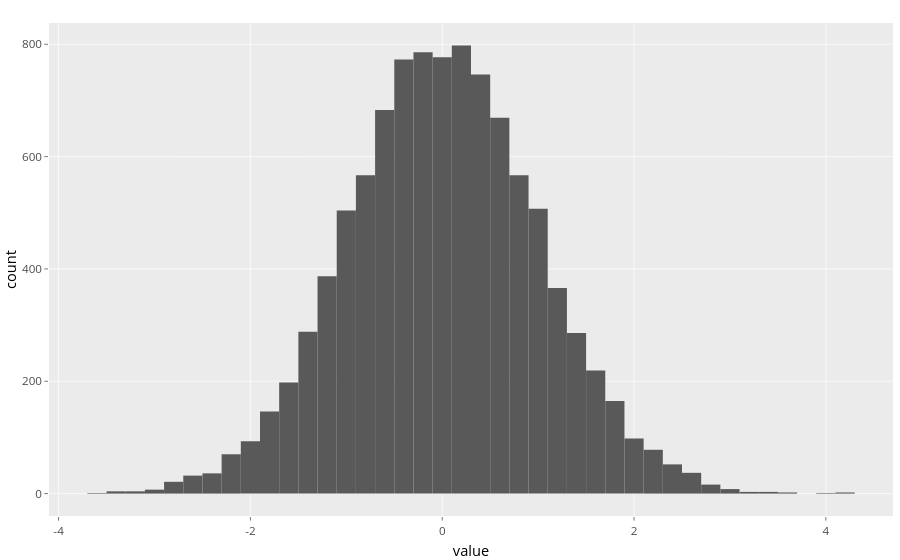

Source (notebook cell):
### Code cell
ggplotly(g)

### Figure 1 — Plotly figure (JSON) as saved in the notebook; plotly's stock layout.template omitted (floating-point values rounded to 4 significant figures)
{"data": [{"base": [0, 0, 0, 0, 0, 0, 0, 0, 0, 0, 0, 0, 0, 0, 0, 0, 0, 0, 0, 0, 0, 0, 0, 0, 0, 0, 0, 0, 0, 0, 0, 0, 0, 0, 0, 0, 0, 0, 0, 0], "hoverinfo": "text", "marker": {"autocolorscale": false, "color": "rgba(89,89,89,1)", "line": {"color": "transparent", "width": 1.89}}, "orientation": "v", "showlegend": false, "text": ["count:   1<br />value: -3.6", "count:   4<br />value: -3.4", "count:   4<br />value: -3.2", "count:   7<br />value: -3.0", "count:  21<br />value: -2.8", "count:  32<br />value: -2.6", "count:  36<br />value: -2.4", "count:  70<br />value: -2.2", "count:  93<br />value: -2.0", "count: 146<br />value: -1.8", "count: 198<br />value: -1.6", "count: 288<br />value: -1.4", "count: 387<br />value: -1.2", "count: 504<br />value: -1.0", "count: 567<br />value: -0.8", "count: 683<br />value: -0.6", "count: 773<br />value: -0.4", "count: 786<br />value: -0.2", "count: 777<br />value:  0.0", "count: 798<br />value:  0.2", "count: 746<br />value:  0.4", "count: 669<br />value:  0.6", "count: 567<br />value:  0.8", "count: 507<br />value:  1.0", "count: 366<br />value:  1.2", "count: 286<br />value:  1.4", "count: 219<br />value:  1.6", "count: 165<br />value:  1.8", "count:  98<br />value:  2.0", "count:  78<br />value:  2.2", "count:  52<br />value:  2.4", "count:  37<br />value:  2.6", "count:  16<br />value:  2.8", "count:   8<br />value:  3.0", "count:   3<br />value:  3.2", "count:   3<br />value:  3.4", "count:   2<br />value:  3.6", "count:   0<br />value:  3.8", "count:   1<br />value:  4.0", "count:   2<br />value:  4.2"], "textposition": "none", "type": "bar", "width": [0.2, 0.2, 0.2, 0.2, 0.2, 0.2, 0.2, 0.2, 0.2, 0.2, 0.2, 0.2, 0.2, 0.2, 0.2, 0.2, 0.2, 0.2, 0.2, 0.2, 0.2, 0.2, 0.2, 0.2, 0.2, 0.2, 0.2, 0.2, 0.2, 0.2, 0.2, 0.2, 0.2, 0.2, 0.2, 0.2, 0.2, 0.2, 0.2, 0.2], "x": [-3.6, -3.4, -3.2, -3, -2.8, -2.6, -2.4, -2.2, -2, -1.8, -1.6, -1.4, -1.2, -1, -0.8, -0.6, -0.4, -0.2, 0, 0.2, 0.4, 0.6, 0.8, 1, 1.2, 1.4, 1.6, 1.8, 2, 2.2, 2.4, 2.6, 2.8, 3, 3.2, 3.4, 3.6, 3.8, 4, 4.2], "xaxis": "x", "y": [1, 4, 4, 7, 21, 32, 36, 70, 93, 146, 198, 288, 387, 504, 567, 683, 773, 786, 777, 798, 746, 669, 567, 507, 366, 286, 219, 165, 98, 78, 52, 37, 16, 8, 3, 3, 2, 0, 1, 2], "yaxis": "y"}], "layout": {"autosize": true, "barmode": "relative", "font": {"color": "rgba(0, 0, 0, 1)", "family": "", "size": 14.61}, "hovermode": "closest", "legend": {"bgcolor": "rgba(255,255,255,1)", "bordercolor": "transparent", "borderwidth": 1.89, "font": {"color": "rgba(0, 0, 0, 1)", "family": "", "size": 11.69}}, "margin": {"b": 37.26, "l": 43.1, "r": 7.306, "t": 23.31}, "paper_bgcolor": "rgba(255,255,255,1)", "plot_bgcolor": "rgba(235,235,235,1)", "shapes": [{"line": {"linetype": [], "width": 0}, "type": "rect", "x0": 0, "x1": 1, "xref": "paper", "y0": 0, "y1": 1, "yref": "paper"}], "showlegend": false, "xaxis": {"anchor": "y", "automargin": true, "autorange": false, "categoryarray": ["-4", "-2", "0", "2", "4"], "categoryorder": "array", "domain": [0, 1], "gridcolor": "rgba(255,255,255,1)", "gridwidth": 0.6642, "hoverformat": ".2f", "linecolor": {}, "linewidth": 0, "nticks": {}, "range": [-4.1, 4.7], "showgrid": true, "showline": false, "showticklabels": true, "tickangle": 0, "tickcolor": "rgba(51,51,51,1)", "tickfont": {"color": "rgba(77,77,77,1)", "family": "", "size": 11.69}, "ticklen": 3.653, "tickmode": "array", "ticks": "outside", "ticktext": ["-4", "-2", "0", "2", "4"], "tickvals": [-4, -2, 0, 2, 4], "tickwidth": 0.6642, "title": {"font": {"color": "rgba(0, 0, 0, 1)", "family": "", "size": 14.61}, "text": "value"}, "type": "linear", "zeroline": false}, "yaxis": {"anchor": "x", "automargin": true, "autorange": false, "categoryarray": ["0", "200", "400", "600", "800"], "categoryorder": "array", "domain": [0, 1], "gridcolor": "rgba(255,255,255,1)", "gridwidth": 0.6642, "hoverformat": ".2f", "linecolor": {}, "linewidth": 0, "nticks": {}, "range": [-39.9, 837.9], "showgrid": true, "showline": false, "showticklabels": true, "tickangle": 0, "tickcolor": "rgba(51,51,51,1)", "tickfont": {"color": "rgba(77,77,77,1)", "family": "", "size": 11.69}, "ticklen": 3.653, "tickmode": "array", "ticks": "outside", "ticktext": ["0", "200", "400", "600", "800"], "tickvals": [0, 200, 400, 600, 800], "tickwidth": 0.6642, "title": {"font": {"color": "rgba(0, 0, 0, 1)", "family": "", "size": 14.61}, "text": "count"}, "type": "linear", "zeroline": false}}}
